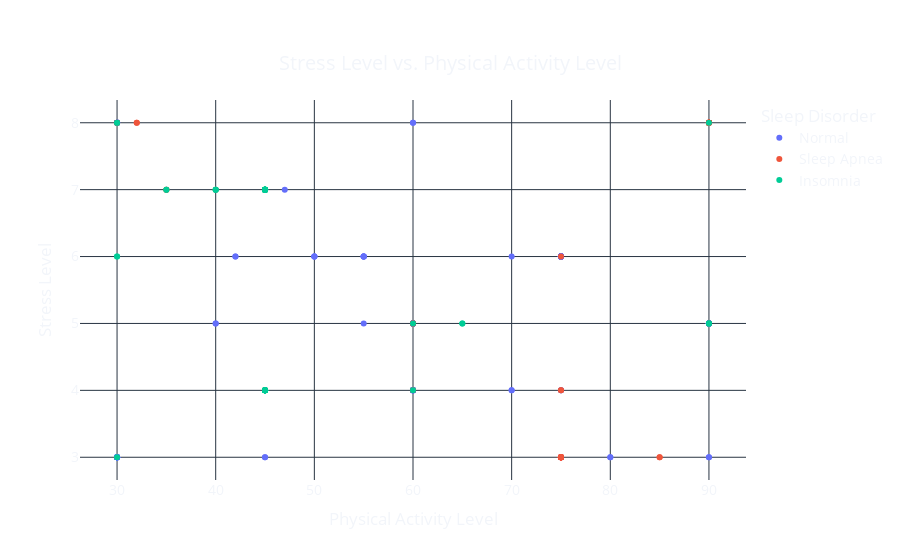

Notebook code cell kept with this figure:
### Code cell
fig = px.scatter(data, x='Physical Activity Level', y='Stress Level', color='Sleep Disorder', 
                 title='Stress Level vs. Physical Activity Level',
                 labels={'Physical Activity Level': 'Physical Activity Level', 'Stress Level': 'Stress Level'},
                 template='plotly_dark')

fig.update_layout(
    xaxis_title='Physical Activity Level',
    yaxis_title='Stress Level',
    title={
        'text': "Stress Level vs. Physical Activity Level",
        'y': 0.9,
        'x': 0.5,
        'xanchor': 'center',
        'yanchor': 'top'},
    font=dict(size=14),
    plot_bgcolor='rgba(0,0,0,0)',
    paper_bgcolor='rgba(0,0,0,0)'
)

fig.show()

### Figure 1 — Plotly figure (JSON) as saved in the notebook; plotly's stock layout.template omitted (floating-point values rounded to 4 significant figures; data arrays with more than 128 entries replaced by an {"elided": "..."} marker saying what was removed)
{"data": [{"hovertemplate": "Sleep Disorder=Normal<br>Physical Activity Level=%{x}<br>Stress Level=%{y}<extra></extra>", "legendgroup": "Normal", "marker": {"color": "#636efa", "symbol": "circle"}, "mode": "markers", "name": "Normal", "orientation": "v", "showlegend": true, "type": "scatter", "x": {"elided": "219 int values"}, "xaxis": "x", "y": {"elided": "219 int values"}, "yaxis": "y"}, {"hovertemplate": "Sleep Disorder=Sleep Apnea<br>Physical Activity Level=%{x}<br>Stress Level=%{y}<extra></extra>", "legendgroup": "Sleep Apnea", "marker": {"color": "#EF553B", "symbol": "circle"}, "mode": "markers", "name": "Sleep Apnea", "orientation": "v", "showlegend": true, "type": "scatter", "x": [30, 30, 40, 30, 35, 75, 32, 32, 60, 35, 60, 60, 60, 45, 45, 90, 45, 90, 90, 90, 90, 90, 90, 90, 90, 90, 85, 85, 90, 90, 90, 90, 90, 90, 90, 90, 90, 90, 90, 90, 90, 90, 90, 90, 90, 90, 90, 90, 75, 75, 75, 75, 75, 75, 75, 75, 75, 75, 75, 75, 75, 75, 75, 75, 75, 75, 75, 75, 75, 75, 75, 75, 75, 75, 75, 75, 75, 75], "xaxis": "x", "y": [8, 8, 7, 8, 7, 6, 8, 8, 5, 7, 4, 5, 5, 7, 7, 5, 7, 8, 8, 8, 8, 8, 8, 8, 8, 8, 3, 3, 8, 8, 8, 8, 8, 8, 8, 8, 8, 8, 8, 8, 8, 8, 8, 8, 8, 8, 8, 8, 4, 4, 3, 3, 3, 3, 3, 3, 3, 3, 3, 3, 3, 3, 3, 3, 3, 3, 3, 3, 3, 3, 3, 3, 3, 3, 3, 3, 3, 3], "yaxis": "y"}, {"hovertemplate": "Sleep Disorder=Insomnia<br>Physical Activity Level=%{x}<br>Stress Level=%{y}<extra></extra>", "legendgroup": "Insomnia", "marker": {"color": "#00cc96", "symbol": "circle"}, "mode": "markers", "name": "Insomnia", "orientation": "v", "showlegend": true, "type": "scatter", "x": [30, 40, 40, 35, 30, 60, 35, 60, 40, 90, 45, 45, 45, 45, 45, 45, 45, 45, 45, 45, 45, 45, 45, 45, 45, 45, 90, 90, 45, 45, 45, 45, 45, 45, 45, 45, 45, 45, 45, 45, 45, 45, 45, 45, 45, 45, 45, 45, 45, 45, 45, 45, 45, 45, 45, 45, 30, 30, 45, 45, 45, 45, 45, 45, 45, 45, 45, 65, 65, 90, 45, 45, 45, 45, 45, 45, 30], "xaxis": "x", "y": [8, 7, 7, 7, 8, 4, 7, 5, 7, 5, 7, 4, 7, 4, 7, 4, 7, 7, 7, 7, 7, 7, 7, 7, 7, 7, 5, 5, 4, 7, 7, 7, 4, 7, 4, 7, 4, 7, 4, 7, 4, 7, 4, 7, 7, 4, 7, 7, 4, 7, 7, 4, 7, 4, 7, 7, 6, 6, 4, 4, 4, 4, 4, 4, 4, 4, 4, 5, 5, 8, 7, 7, 7, 7, 7, 7, 3], "yaxis": "y"}], "layout": {"autosize": true, "font": {"size": 14}, "legend": {"title": {"text": "Sleep Disorder"}, "tracegroupgap": 0}, "paper_bgcolor": "rgba(0, 0, 0, 0)", "plot_bgcolor": "rgba(0, 0, 0, 0)", "title": {"text": "Stress Level vs. Physical Activity Level", "x": 0.5, "xanchor": "center", "y": 0.9, "yanchor": "top"}, "xaxis": {"anchor": "y", "autorange": true, "domain": [0, 1], "range": [26.06, 93.94], "title": {"text": "Physical Activity Level"}, "type": "linear"}, "yaxis": {"anchor": "x", "autorange": true, "domain": [0, 1], "range": [2.587, 8.413], "title": {"text": "Stress Level"}, "type": "linear"}}}
